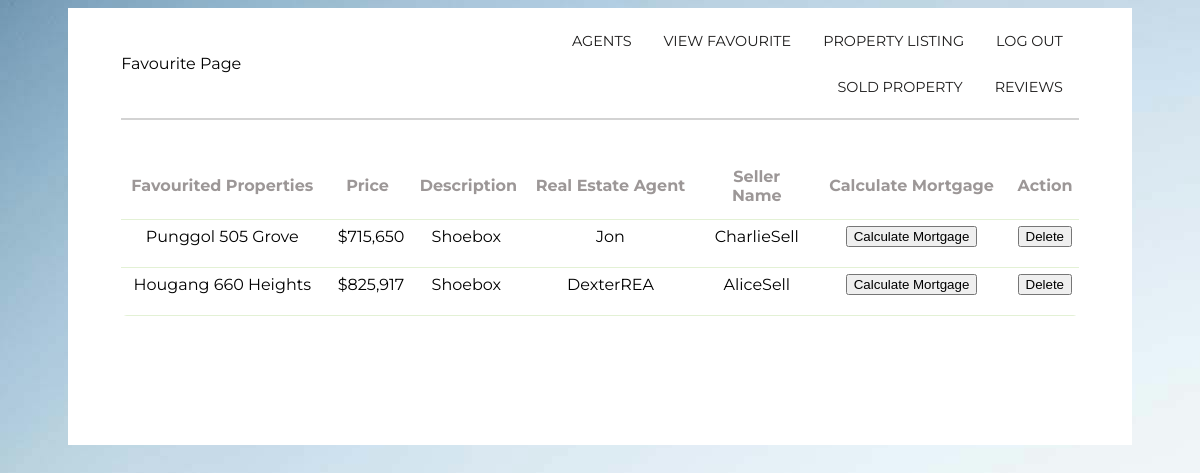
The page /Boundary/Buyer/favourite.php (signed in) on the database its author committed.
### tables this page shows
CREATE TABLE `property` (
  `propertylisting_id` int(11) NOT NULL,
  `seller_id` int(11) NOT NULL,
  `seller_name` varchar(50) NOT NULL,
  `property_name` varchar(50) NOT NULL,
  `property_price` int(20) NOT NULL,
  `property_description` varchar(100) NOT NULL
);

CREATE TABLE `users` (
  `user_id` int(11) NOT NULL,
  `user_fullname` varchar(50) NOT NULL,
  `username` varchar(20) NOT NULL,
  `password` varchar(20) NOT NULL,
  `user_status` varchar(50) NOT NULL DEFAULT 'Active',
  `user_profile` varchar(100) NOT NULL DEFAULT 'System Admin'
);

### Entity/propertyEntity.php (called while the page is built, shortened)
<?php
class PropertyListing
{
    public function getFavourite($user_id)
    {
        $conn = mysqli_connect(HOST, USER, PASS, DB);
        $query = "SELECT p.propertylisting_id, p.seller_name, p.property_name, p.property_price, p.property_description, u.username AS realestate_name
                  FROM property p
                  JOIN favorites f ON p.propertylisting_id = f.propertylisting_id
                  JOIN users u ON p.seller_id = u.user_id
                  WHERE f.user_id = ?";
        $stmt = $conn->prepare($query);
        $stmt->bind_param("i", $user_id);
        $stmt->execute();
        $result = $stmt->get_result();
        $favorites = [];
        while ($row = $result->fetch_assoc()) {
            $favorites[] = $row;
        }
        return $favorites;
    }
}

### Controller/Buyer/getFavouriteCtl.php (called while the page is built)
<?php
include_once("../../Entity/propertyEntity.php");
class getFavouriteCtl
{
    public function getFavourite($user_id)
    {
        $propertyListing = new PropertyListing();
        return $propertyListing->getFavourite($user_id);
    }
}
?>

### Boundary/Buyer/favourite.php (the view, shortened to what this page needs)
<?php
include_once("../../Controller/Buyer/getFavouriteCtl.php");
$user_id = $_SESSION['user_id'];
$getFavouriteCtl = new getFavouriteCtl();
$propertyListings = $getFavouriteCtl->getFavourite($user_id);
?>
<!DOCTYPE html>
<html>
<head>
    <link rel="stylesheet" href="../../css/ua_style.css">
    <link rel="stylesheet" href="https://cdnjs.cloudflare.com/ajax/libs/font-awesome/4.7.0/css/font-awesome.min.css">
</head>
<body>
<div class="white-box">
    <section>
        <div class="container1">
            <div class="logo">
                <p>Favourite Page</p>
            </div>
            <div class="topnav">
                <a href="../SystemAdmin/index.php" onclick="logout()">LOG OUT</a>
                <a href="buyer.php">PROPERTY LISTING</a>
                <a href="favourite.php">VIEW FAVOURITE</a>
                <a href="../Buyer/viewrealestateAgent.php">AGENTS</a>
                <a href="../Buyer/getReview.php">REVIEWS</a>
                <a href="../Buyer/pastPropertyListing.php">SOLD PROPERTY</a>
            </div>
        </div>
    </section>
    <hr>
    <br><br>
    <table id="profileTable" class="CMtable" style="width:100%">
        <tr>
            <th>Favourited Properties</th>
            <th>Price</th>
            <th>Description</th>
            <th>Real Estate Agent</th>
            <th>Seller Name</th>
            <th>Calculate Mortgage</th>
            <th>Action</th>
        </tr>
        <?php foreach ($propertyListings as $propertylisting) { ?>
        <tr>
            <td><?php echo isset($propertylisting['property_name']) ? htmlspecialchars($propertylisting['property_name']) : ''; ?></td>
            <td><?php echo isset($propertylisting['property_price']) ? '$' . number_format(htmlspecialchars($propertylisting['property_price'])) : ''; ?></td>
            <td><?php echo isset($propertylisting['property_description']) ? htmlspecialchars($propertylisting['property_description']) : ''; ?></td>
            <td><?php echo isset($propertylisting['realestate_name']) ? htmlspecialchars($propertylisting['realestate_name']) : ''; ?></td>
            <td><?php echo isset($propertylisting['seller_name']) ? htmlspecialchars($propertylisting['seller_name']) : ''; ?></td>
            <td>
            <button type="button" onclick="calculateMortgage(<?php echo isset($propertylisting['property_price']) ? $propertylisting['property_price'] : '0'; ?>)">Calculate Mortgage</button>
            </td>
            <td>
                <form method="post" action="favourite.php">
                    <button type="submit" name="delete" value="delete">Delete</button>
                </form>
            </td>
        </tr>
        <?php } ?>
    </table>
    <br><br><br><br>
</div>
</body>
</html>

### css/ua_style.css (style rules this page uses)
.topnav { overflow: hidden; }
.topnav a { float: right; color: #1e1d1d; text-align: center; padding: 14px 16px; text-decoration: none; font-size: 90%; font-family: 'Montserrat', sans-serif; }
.container1 { display: grid; align-items: center; grid-template-columns: 30ch auto; column-gap: 10%; padding-top: 1%; }
.white-box { background-color: white; color: black; padding-left: 5%; padding-right: 5%; padding-bottom: 5%; }
body { padding-top: 0%; padding-bottom:0%; padding-left: 5%; padding-right: 5%; background-image: url("Images/background.jpg"); overflow: auto; overflow-x: hidden; font-family: 'Montserrat', sans-serif; }
form { display: inline-block; }
table { border-collapse: separate; }
td, th { padding-left: 1.5%; padding-right: 1.5%; padding-bottom: 1.5%; }
hr { border: 1px solid lightgrey; }
table.CMtable { border-spacing: 1; border-collapse: collapse; background:rgb(255, 255, 255); border-radius:6px; overflow:hidden; width:100%; margin:0 auto; position:relative; }
table.CMtable td,th { padding-left:8px; text-align: center; vertical-align: middle; position: relative; }
table.CMtable th { height:20%; background-color: white; font-size:16px; text-align: center; color:#9c9797; }
table.CMtable tbody tr { height:48px; border-bottom:1px solid #E3F1D5 ; }

### Boundary/Buyer/favourite.php (style rules this page uses)
body { background-image: url("../../Images/background.jpg"); }

### rows shown on the page
property: property_name "Punggol 505 Grove", property_price "715,650", property_description "Shoebox", users.username "Jon", seller_name "CharlieSell"
property: property_name "Hougang 660 Heights", property_price "825,917", property_description "Shoebox", users.username "DexterREA", seller_name "AliceSell"
